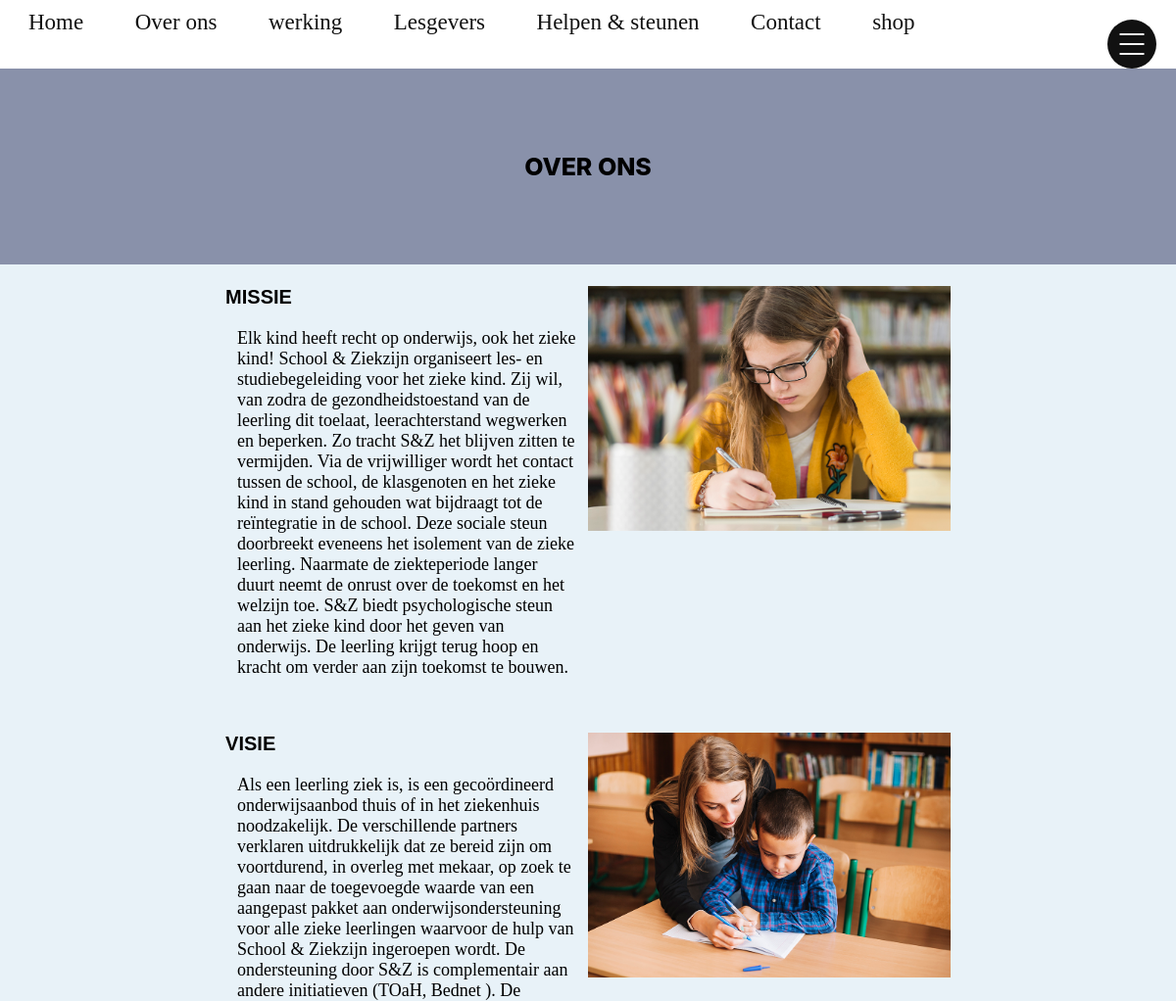
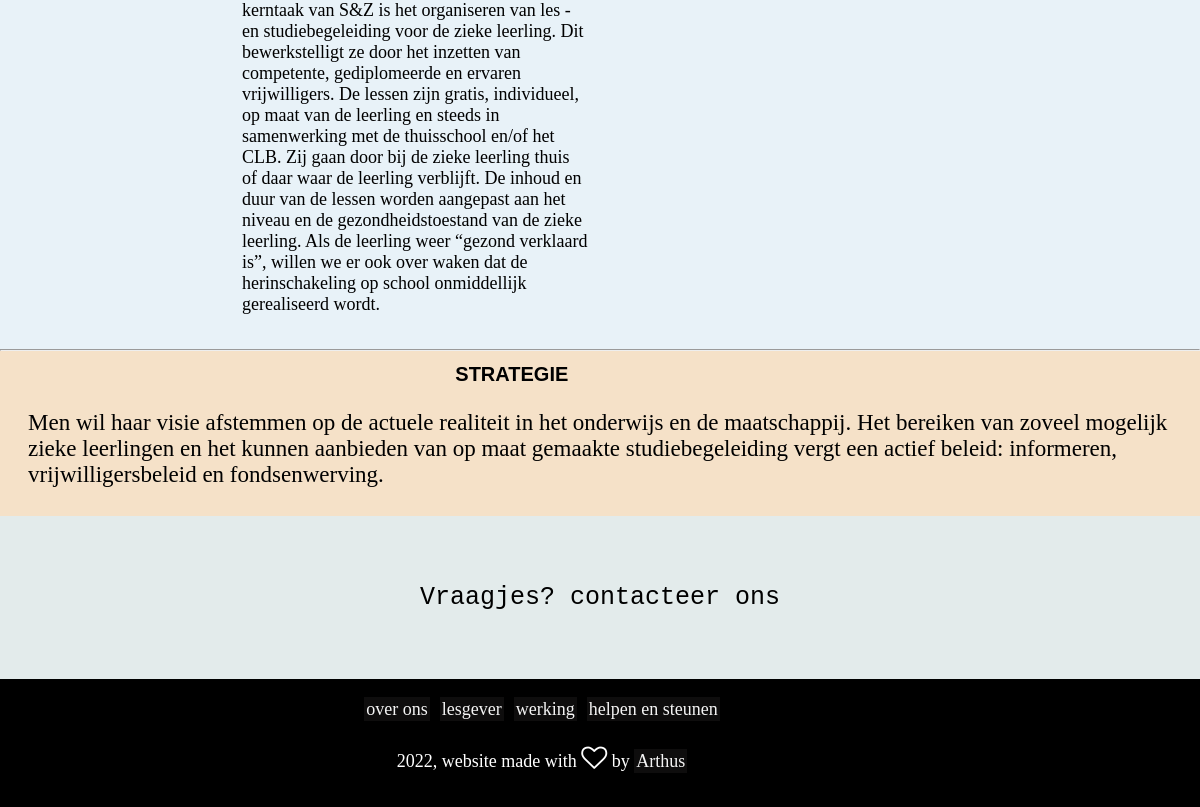
The app's page /over-ons.php with its own data (2 pictures, top to bottom).
### tables this page shows
CREATE TABLE IF NOT EXISTS `overons` (
  `id` int(11) NOT NULL AUTO_INCREMENT,
  `title` varchar(259) NOT NULL,
  `description` text NOT NULL,
  `pic` varchar(259) NOT NULL,
  `created` timestamp NOT NULL DEFAULT CURRENT_TIMESTAMP,
  PRIMARY KEY (`id`)
);

### over-ons.php (the view)
<?php
include ('./includes/connect.php');
include 'frontend/header.inc.php';
include_once 'frontend/menu.inc.php';
?>
    <div class="wrapper">
        <section class="OneHeader">
            <div class="box-descenter">
                <p class="vlo-center"> <?php print "OVER ONS";  ?> </p>
            </div>
        </section>
        <section class="boxContent">
        <?php
$sql = "SELECT * FROM overons ";
$result = $db->prepare($sql);
$result->execute();
$res = $result->fetchAll(PDO::FETCH_ASSOC);
 foreach ($res as $p) {
?>
           <div class="over-box">
            <article class="desciptionBox">
                <h1> <?php echo $p['title']; ?> </h1>
                <div class="contentArticle">
                    <p> <?php echo $p['description']; ?></p>
                </div>
            </article>
           <article class="imgBox">
              <img class="imgAlgemeen" src="./media-overons/<?php echo $p['pic']; ?>" alt="img" >
            </article>
           </div>
    <?php } ?>
        </section>
        <hr>
        <section class="strategie">
            <div class="header-text">
            <h1> <?php print "STRATEGIE";  ?> </h1>
            </div>
            <p>
         <?php
         echo "
         Men wil haar visie afstemmen op de actuele realiteit in het onderwijs en de maatschappij. Het bereiken van
         zoveel mogelijk zieke leerlingen en het kunnen aanbieden van op maat gemaakte studiebegeleiding
         vergt een actief beleid: informeren, vrijwilligersbeleid en fondsenwerving.
         ";
         ?>
            </p>
        </section>
        <?php  include "frontend/footer.inc.php";  ?>

### css/style.css (style rules this page uses)
* { margin:0; padding: 0; box-sizing: border-box; }
body { font-size: 18px; }
h1, h2, h3, h4 { font-size: 20px; font-weight: 700; font-family: Arial, Helvetica, sans-serif; margin-bottom: 0.5rem; }
img { width:100%; height: auto; }
div.wrapper { width:100%; max-height: auto; background-color: #eceff0c5; }
section { margin:0; }
.OneHeader { background-color: #8991aa; font-family: 'Times New Roman', Times, serif; font-size: 20px; width: 100%; height: 200Px; display: flex; justify-content: center; align-items: center; }
.box-descenter { padding-left: auto; padding-right: auto; width:60%; display: flex; justify-content: center; }
p.vlo-center { padding: 0.9rem; font-size: 25px; font-family: -apple-system, BlinkMacSystemFont, 'Segoe UI', Roboto, Oxygen, Ubuntu, Cantarell, 'Open Sans', 'Helvetica Neue', sans-serif; font-weight: 800; }
.header-text { max-width:85%; display: flex; justify-content: center; }

### css/style-all.css (style rules this page uses)
section.boxContent { height:auto; background-color: #e8f2f8; }
div.over-box { display: flex; flex-direction: row; flex-wrap: wrap; justify-content: center; padding:22px; }
.desciptionBox, .imgBox { width: 32%; max-height: auto; }
div.contentArticle { padding:12px; }
.imgAlgemeen { width: 100%; height: 250px; object-fit: cover; }
section.strategie { background-color: #f5e1c8; max-height: auto; padding:12px; }
.strategie p { margin:16px; font-size: 23px; }

### records on screen
overons: title "MISSIE", description "Elk kind heeft recht op onderwijs, ook het zieke kind! School & Ziekzijn organiseert les- en studiebegeleiding voor het zieke kind. Zij wil, van zodra de gezondheidstoestand van de leerling dit toelaat, leerachterstand wegwerken en beperken. Zo tracht S&Z het blijven zitten te vermijden. Via de vrijwilliger wordt het contact tussen de school, de klasgenoten en het zieke kind in stand gehouden wat bijdraagt tot de reïntegratie in de school. Deze sociale steun doorbreekt eveneens het isolement van de zieke leerling. Naarmate de ziekteperiode langer duurt neemt de onrust over de toekomst en het welzijn toe. S&Z biedt psychologische steun aan het zieke kind door het geven van onderwijs. De…", pic (picture)
overons: title "VISIE", description "Als een leerling ziek is, is een gecoördineerd onderwijsaanbod thuis of in het ziekenhuis noodzakelijk. De verschillende partners verklaren uitdrukkelijk dat ze bereid zijn om voortdurend, in overleg met mekaar, op zoek te gaan naar de toegevoegde waarde van een aangepast pakket aan onderwijsondersteuning voor alle zieke leerlingen waarvoor de hulp van School & Ziekzijn ingeroepen wordt. De ondersteuning door S&Z is complementair aan andere initiatieven (TOaH, Bednet ). De kerntaak van S&Z is het organiseren van les - en studiebegeleiding voor de zieke leerling. Dit bewerkstelligt ze door het inzetten van competente, gediplomeerde en ervaren vrijwilligers. De lessen zijn gratis,…", pic (picture)
